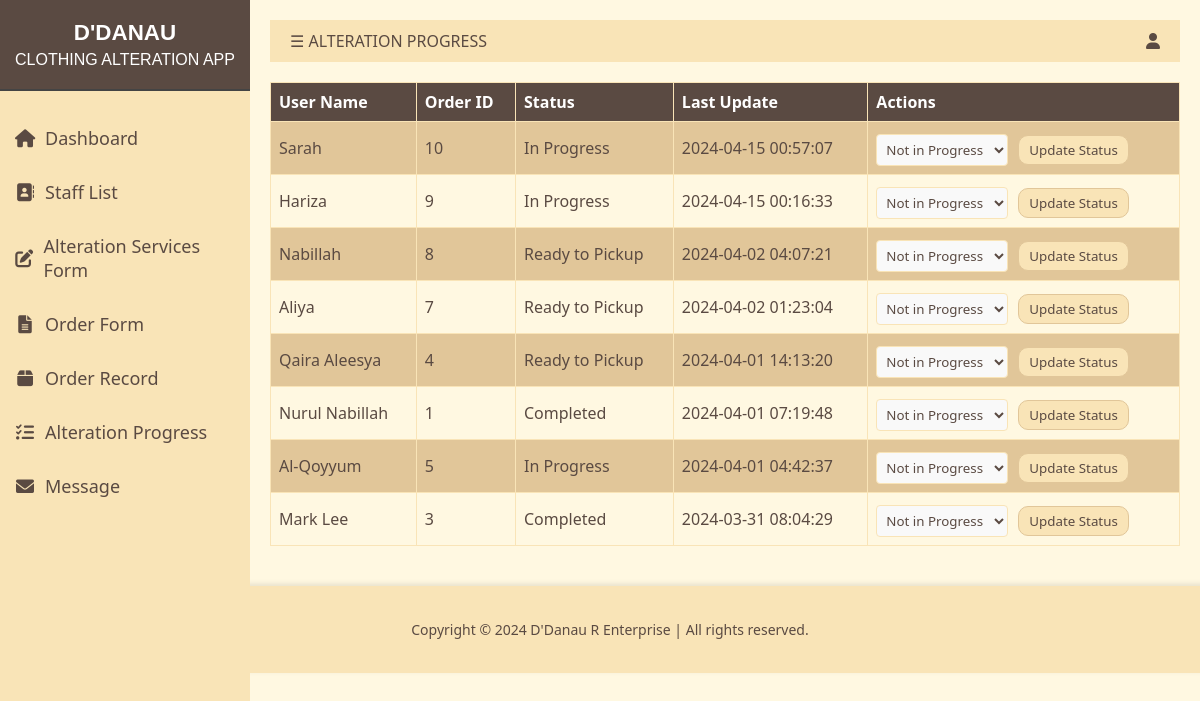
Page /admin/alteration_progress.php on the committed database.
### tables this page shows
CREATE TABLE `orders` (
  `order_id` int(11) NOT NULL,
  `customer_id` int(11) DEFAULT NULL,
  `order_date` date DEFAULT NULL,
  `due_date` date DEFAULT NULL,
  `payment_method` varchar(255) DEFAULT NULL,
  `status` varchar(255) DEFAULT NULL
);

CREATE TABLE `user_registration` (
  `id` int(11) NOT NULL,
  `user_name` varchar(125) NOT NULL,
  `user_email` varchar(255) NOT NULL,
  `user_phone` varchar(15) NOT NULL,
  `user_password` varchar(255) NOT NULL
);

### admin/alteration_progress.php (the view, shortened to what this page needs)
<?php
include '../component/connect.php';
$sql = "SELECT o.order_id, u.user_name, latestStatus.last_update, latestStatus.status FROM orders o JOIN user_registration u ON o.customer_id = u.id LEFT JOIN ( SELECT t.order_id, t.status, t.update_time as last_update FROM order_tracking t INNER JOIN ( SELECT order_id, MAX(update_time) as MaxUpdateTime FROM order_tracking GROUP BY order_id ) tm ON t.order_id = tm.order_id AND t.update_time = tm.MaxUpdateTime ) latestStatus ON o.order_id = latestStatus.order_id ORDER BY latestStatus.last_update DESC";
$result = $conn->query($sql);
?>
<!DOCTYPE html>
<html lang="en">
<head>
    <link rel="stylesheet" href="https://cdnjs.cloudflare.com/ajax/libs/font-awesome/6.0.0/css/all.min.css">
    <link rel="stylesheet" href="alteration_progress.css">
</head>
<body>
    <div class="sidenav" id="mySidenav">
        <div class="logo">
            <span>D'DANAU</span>
            CLOTHING ALTERATION APP
        </div>
        <a href="dashboard.php"><i class="fas fa-home"></i>Dashboard</a>
        <a href="staff.php"><i class="fa-solid fa-address-book"></i>Staff List</a>
        <a href="services.php"><i class="fas fa-edit"></i>Alteration Services Form</a>
        <a href="order.php"><i class="fas fa-file-alt"></i>Order Form</a>
        <a href="submit_order.php"><i class="fas fa-box"></i></i>Order Record</a>
        <a href="#alteration_progress"><i class="fas fa-tasks"></i>Alteration Progress</a>
        <a href="message.php"><i class="fas fa-envelope"></i>Message</a>
    </div>
    <div id="main">
        <div class="header">
            <span class="menu-icon" onclick="openNav()">&#9776; ALTERATION PROGRESS </span>
            <div class="profile">
                <i class="fas fa-user dropbtn"></i>
            </div>
        </div>
<?php
    if ($result->num_rows > 0) {
        echo '<table class="orders-table">';
        echo '<tr>
                <th>User Name</th>
                <th>Order ID</th>
                <th>Status</th>
                <th>Last Update</th>
                <th>Actions</th>
              </tr>';
        while($row = $result->fetch_assoc()) {
            echo "<tr>";
            echo "<td>{$row['user_name']}</td>";
            echo "<td>{$row['order_id']}</td>";
            echo "<td>{$row['status']}</td>";
            echo "<td>{$row['last_update']}</td>";
            echo '<td>';
            echo '<form action="" method="post">';
            echo '<select name="status" class="status-dropdown">
                    <option value="Not in Progress">Not in Progress</option>
                    <option value="In Progress">In Progress</option>
                    <option value="Ready to Pickup">Ready to Pickup</option>
                    <option value="Picked Up">Picked Up</option>
                    <option value="Completed">Completed</option>
                  </select>';
            echo '<input type="submit" value="Update Status" class="status-update-btn">';
            echo '</form>';
            echo '</td>';
            echo "</tr>";
        }
        echo '</table>';
    } else {
        echo "No orders found.";
    }
    ?>
    </div>
    <footer class="site-footer">
        <p>Copyright &copy; 2024 D'Danau R Enterprise | All rights reserved.</p>
    </footer>
</body>
</html>

### admin/alteration_progress.css (style rules this page uses)
:root { --main-bg-color: #FFF8E1; --accent-color: #F9E4B7; --hover-accent-color: #E1C699; --text-color: #5A4A42; --font-family: 'Segoe UI', Tahoma, Geneva, Verdana, sans-serif; }
body, html { margin: 0; padding: 0; width: 100%; height: 100%; font-family: var(--font-family); background-color: var(--main-bg-color); }
.sidenav { background-color: var(--accent-color); color: var(--text-color); width: 250px; position: fixed; height: 100%; overflow: auto; transition: width 0.5s; font-size: 16px; }
.sidenav a { color: var(--text-color); padding: 15px; text-decoration: none; display: flex; align-items: center; transition: background-color 0.3s; font-size: 18px; }
.sidenav a i { width: 20px; text-align: center; margin-right: 10px; }
.logo { color: #FFF; background-color: var(--text-color); padding: 20px 10px; font-family: 'Arial', sans-serif; text-align: center; margin-bottom: 20px; border-bottom: 2px solid #444; }
.logo span { font-weight: bold; display: block; font-size: 1.4em; margin-bottom: 5px; }
#main { transition: margin-left 0.5s; padding: 20px; margin-left: 250px; }
.header { display: flex; justify-content: space-between; align-items: center; background-color: var(--accent-color); color: var(--text-color); padding: 10px 20px; }
.menu-icon { cursor: pointer; }
.profile .dropbtn { color: var(--text-color); padding: 0; border: none; background: none; cursor: pointer; }
.orders-table { border-collapse: collapse; width: 100%; margin: 20px 0; background-color: #FFF8E1; }
.orders-table th, .orders-table td { border: 1px solid #F9E4B7; text-align: left; padding: 8px; color: var(--text-color); }
.orders-table th { background-color: var(--text-color); color: white; }
.orders-table tr:nth-child(even) { background-color: var(--hover-accent-color); }
.orders-table .status-dropdown { font-family: var(--font-family); color: var(--text-color); background-color: #f9f9f9; border: 1px solid var(--accent-color); border-radius: 4px; padding: 5px; cursor: pointer; width: auto; margin-right: 10px; }
.orders-table .status-dropdown option { background-color: #f9f9f9; color: var(--text-color); }
.orders-table .status-dropdown option:checked { background-color: #E1C699; color: var(--text-color); }
.status-update-btn { font-family: var(--font-family); color: var(--text-color); background-color: var(--accent-color); border: 1px solid var(--hover-accent-color); padding: 5px 10px; cursor: pointer; margin-top: 5px; transition: background-color 0.3s, color 0.3s; border-radius: 10px; }
.site-footer { text-align: center; padding: 20px 10px; background-color: var(--accent-color); color: var(--text-color); font-size: 14px; bottom: 0; width: 100%; box-shadow: 0 -2px 5px rgba(0,0,0,0.1); }
body { margin: 0; display: flex; flex-direction: column; min-height: 100vh; }

### rows in the picture
orders: customer.user_name "Sarah", order_id "10", status "In Progress", last_update "2024-04-15 00:57:07"
orders: customer.user_name "Hariza", order_id "9", status "In Progress", last_update "2024-04-15 00:16:33"
orders: customer.user_name "Nabillah", order_id "8", status "Ready to Pickup", last_update "2024-04-02 04:07:21"
orders: customer.user_name "Aliya", order_id "7", status "Ready to Pickup", last_update "2024-04-02 01:23:04"
orders: customer.user_name "Qaira Aleesya", order_id "4", status "Ready to Pickup", last_update "2024-04-01 14:13:20"
orders: customer.user_name "Nurul Nabillah", order_id "1", status "Completed", last_update "2024-04-01 07:19:48"
orders: customer.user_name "Al-Qoyyum", order_id "5", status "In Progress", last_update "2024-04-01 04:42:37"
orders: customer.user_name "Mark Lee", order_id "3", status "Completed", last_update "2024-03-31 08:04:29"
